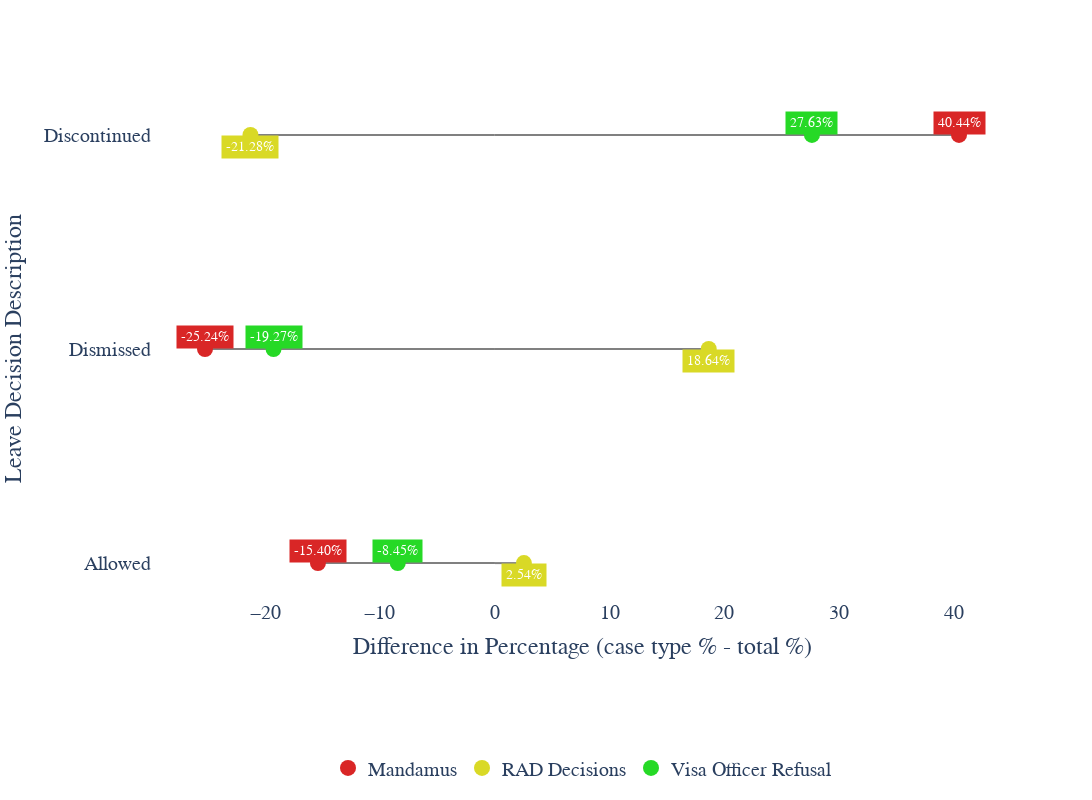

Notebook code for this chart:
### Code cell
total_df = decision_desc[['LIT Leave Decision Desc', 'Percentage']].rename(columns={'Percentage':'Total_Percentage'})

case_type_df = dumble_data1[['LIT Case Type Group Desc', 'LIT Leave Decision Desc', 'Percentage']]

merged = pd.merge(case_type_df, total_df, on='LIT Leave Decision Desc')
merged['Difference'] = merged['Percentage'] - merged['Total_Percentage']

fig = go.Figure()

dismissed_case_types = set(merged[merged['LIT Leave Decision Desc'] == 'Dismissed']['LIT Case Type Group Desc'])

unique_case_types = merged['LIT Case Type Group Desc'].unique()
color_map = {case_type: f"hsl({i * 60 % 360}, 70%, 50%)" for i, case_type in enumerate(unique_case_types)}

for decision in merged['LIT Leave Decision Desc'].unique():
    subset = merged[merged['LIT Leave Decision Desc'] == decision]
    
    for i, (_, row) in enumerate(subset.iterrows()):
        # Line from 0 to difference
        fig.add_trace(go.Scatter(
            x=[0, row['Difference']],
            y=[decision, decision],
            mode='lines',
            line=dict(color='gray', width=2),
            showlegend=False
        ))

        # Marker
        show_legend_flag = (row['LIT Case Type Group Desc'] in dismissed_case_types) and (decision == 'Dismissed')
        
        fig.add_trace(go.Scatter(
            x=[row['Difference']],
            y=[decision],
            mode='markers',
            marker=dict(size=16, color=color_map[row['LIT Case Type Group Desc']], symbol='circle'),
            showlegend=show_legend_flag,
            name=row['LIT Case Type Group Desc'],
            hovertemplate=(
                f"Case Type Group: {row['LIT Case Type Group Desc']}<br>"
                f"Decision: {decision}<br>"
                f"Difference: {row['Difference']:.2f}%<extra></extra>"
            )
        ))

        # Annotated colored percentage label
        fig.add_annotation(
            x=row['Difference'],
            y=decision,
            text=f"{row['Difference']:.2f}%",
            showarrow=False,
            font=dict(size=14, color='white'),
            align='center',
            bgcolor=color_map[row['LIT Case Type Group Desc']],
            borderpad=4,
            yshift=12 if i % 2 == 0 else -12  # alternate text positions
        )

fig.update_layout(
    xaxis=dict(
        title="Difference in Percentage (case type % - total %)",
    ),
    yaxis=dict(
        title="Leave Decision Description",
        autorange='reversed',
        gridcolor='white'
    ),
    height=800,
    width=1500,
    plot_bgcolor='white',
    font=dict(family='Arial, sans-serif', size=20),
    hovermode="closest",
    legend=dict(
        orientation="h",
        y=-0.3,
        x=0.5,
        xanchor="center",
        bordercolor="white",
        borderwidth=1,
        itemclick="toggle",
        itemdoubleclick="toggleothers"
    )
)

fig.show()

### Figure 1 — Plotly figure (JSON) as saved in the notebook; plotly's stock layout.template omitted (floating-point values rounded to 4 significant figures)
{"data": [{"line": {"color": "gray", "width": 2}, "mode": "lines", "showlegend": false, "type": "scatter", "x": [0, 40.44], "y": ["Discontinued", "Discontinued"]}, {"hovertemplate": "Case Type Group: Mandamus<br>Decision: Discontinued<br>Difference: 40.44%<extra></extra>", "marker": {"color": "hsl(0, 70%, 50%)", "size": 16, "symbol": "circle"}, "mode": "markers", "name": "Mandamus", "showlegend": false, "type": "scatter", "x": [40.44], "y": ["Discontinued"]}, {"line": {"color": "gray", "width": 2}, "mode": "lines", "showlegend": false, "type": "scatter", "x": [0, -21.28], "y": ["Discontinued", "Discontinued"]}, {"hovertemplate": "Case Type Group: RAD Decisions<br>Decision: Discontinued<br>Difference: -21.28%<extra></extra>", "marker": {"color": "hsl(60, 70%, 50%)", "size": 16, "symbol": "circle"}, "mode": "markers", "name": "RAD Decisions", "showlegend": false, "type": "scatter", "x": [-21.28], "y": ["Discontinued"]}, {"line": {"color": "gray", "width": 2}, "mode": "lines", "showlegend": false, "type": "scatter", "x": [0, 27.63], "y": ["Discontinued", "Discontinued"]}, {"hovertemplate": "Case Type Group: Visa Officer Refusal<br>Decision: Discontinued<br>Difference: 27.63%<extra></extra>", "marker": {"color": "hsl(120, 70%, 50%)", "size": 16, "symbol": "circle"}, "mode": "markers", "name": "Visa Officer Refusal", "showlegend": false, "type": "scatter", "x": [27.63], "y": ["Discontinued"]}, {"line": {"color": "gray", "width": 2}, "mode": "lines", "showlegend": false, "type": "scatter", "x": [0, -25.24], "y": ["Dismissed", "Dismissed"]}, {"hovertemplate": "Case Type Group: Mandamus<br>Decision: Dismissed<br>Difference: -25.24%<extra></extra>", "marker": {"color": "hsl(0, 70%, 50%)", "size": 16, "symbol": "circle"}, "mode": "markers", "name": "Mandamus", "showlegend": true, "type": "scatter", "x": [-25.24], "y": ["Dismissed"]}, {"line": {"color": "gray", "width": 2}, "mode": "lines", "showlegend": false, "type": "scatter", "x": [0, 18.64], "y": ["Dismissed", "Dismissed"]}, {"hovertemplate": "Case Type Group: RAD Decisions<br>Decision: Dismissed<br>Difference: 18.64%<extra></extra>", "marker": {"color": "hsl(60, 70%, 50%)", "size": 16, "symbol": "circle"}, "mode": "markers", "name": "RAD Decisions", "showlegend": true, "type": "scatter", "x": [18.64], "y": ["Dismissed"]}, {"line": {"color": "gray", "width": 2}, "mode": "lines", "showlegend": false, "type": "scatter", "x": [0, -19.27], "y": ["Dismissed", "Dismissed"]}, {"hovertemplate": "Case Type Group: Visa Officer Refusal<br>Decision: Dismissed<br>Difference: -19.27%<extra></extra>", "marker": {"color": "hsl(120, 70%, 50%)", "size": 16, "symbol": "circle"}, "mode": "markers", "name": "Visa Officer Refusal", "showlegend": true, "type": "scatter", "x": [-19.27], "y": ["Dismissed"]}, {"line": {"color": "gray", "width": 2}, "mode": "lines", "showlegend": false, "type": "scatter", "x": [0, -15.4], "y": ["Allowed", "Allowed"]}, {"hovertemplate": "Case Type Group: Mandamus<br>Decision: Allowed<br>Difference: -15.40%<extra></extra>", "marker": {"color": "hsl(0, 70%, 50%)", "size": 16, "symbol": "circle"}, "mode": "markers", "name": "Mandamus", "showlegend": false, "type": "scatter", "x": [-15.4], "y": ["Allowed"]}, {"line": {"color": "gray", "width": 2}, "mode": "lines", "showlegend": false, "type": "scatter", "x": [0, 2.54], "y": ["Allowed", "Allowed"]}, {"hovertemplate": "Case Type Group: RAD Decisions<br>Decision: Allowed<br>Difference: 2.54%<extra></extra>", "marker": {"color": "hsl(60, 70%, 50%)", "size": 16, "symbol": "circle"}, "mode": "markers", "name": "RAD Decisions", "showlegend": false, "type": "scatter", "x": [2.54], "y": ["Allowed"]}, {"line": {"color": "gray", "width": 2}, "mode": "lines", "showlegend": false, "type": "scatter", "x": [0, -8.45], "y": ["Allowed", "Allowed"]}, {"hovertemplate": "Case Type Group: Visa Officer Refusal<br>Decision: Allowed<br>Difference: -8.45%<extra></extra>", "marker": {"color": "hsl(120, 70%, 50%)", "size": 16, "symbol": "circle"}, "mode": "markers", "name": "Visa Officer Refusal", "showlegend": false, "type": "scatter", "x": [-8.45], "y": ["Allowed"]}], "layout": {"annotations": [{"align": "center", "bgcolor": "hsl(0, 70%, 50%)", "borderpad": 4, "font": {"color": "white", "size": 14}, "showarrow": false, "text": "40.44%", "x": 40.44, "y": "Discontinued", "yshift": 12}, {"align": "center", "bgcolor": "hsl(60, 70%, 50%)", "borderpad": 4, "font": {"color": "white", "size": 14}, "showarrow": false, "text": "-21.28%", "x": -21.28, "y": "Discontinued", "yshift": -12}, {"align": "center", "bgcolor": "hsl(120, 70%, 50%)", "borderpad": 4, "font": {"color": "white", "size": 14}, "showarrow": false, "text": "27.63%", "x": 27.63, "y": "Discontinued", "yshift": 12}, {"align": "center", "bgcolor": "hsl(0, 70%, 50%)", "borderpad": 4, "font": {"color": "white", "size": 14}, "showarrow": false, "text": "-25.24%", "x": -25.24, "y": "Dismissed", "yshift": 12}, {"align": "center", "bgcolor": "hsl(60, 70%, 50%)", "borderpad": 4, "font": {"color": "white", "size": 14}, "showarrow": false, "text": "18.64%", "x": 18.64, "y": "Dismissed", "yshift": -12}, {"align": "center", "bgcolor": "hsl(120, 70%, 50%)", "borderpad": 4, "font": {"color": "white", "size": 14}, "showarrow": false, "text": "-19.27%", "x": -19.27, "y": "Dismissed", "yshift": 12}, {"align": "center", "bgcolor": "hsl(0, 70%, 50%)", "borderpad": 4, "font": {"color": "white", "size": 14}, "showarrow": false, "text": "-15.40%", "x": -15.4, "y": "Allowed", "yshift": 12}, {"align": "center", "bgcolor": "hsl(60, 70%, 50%)", "borderpad": 4, "font": {"color": "white", "size": 14}, "showarrow": false, "text": "2.54%", "x": 2.54, "y": "Allowed", "yshift": -12}, {"align": "center", "bgcolor": "hsl(120, 70%, 50%)", "borderpad": 4, "font": {"color": "white", "size": 14}, "showarrow": false, "text": "-8.45%", "x": -8.45, "y": "Allowed", "yshift": 12}], "font": {"family": "Arial, sans-serif", "size": 20}, "height": 800, "hovermode": "closest", "legend": {"bordercolor": "white", "borderwidth": 1, "itemclick": "toggle", "itemdoubleclick": "toggleothers", "orientation": "h", "x": 0.5, "xanchor": "center", "y": -0.3}, "plot_bgcolor": "white", "width": 1500, "xaxis": {"title": {"text": "Difference in Percentage (case type % - total %)"}}, "yaxis": {"autorange": "reversed", "gridcolor": "white", "title": {"text": "Leave Decision Description"}}}}
